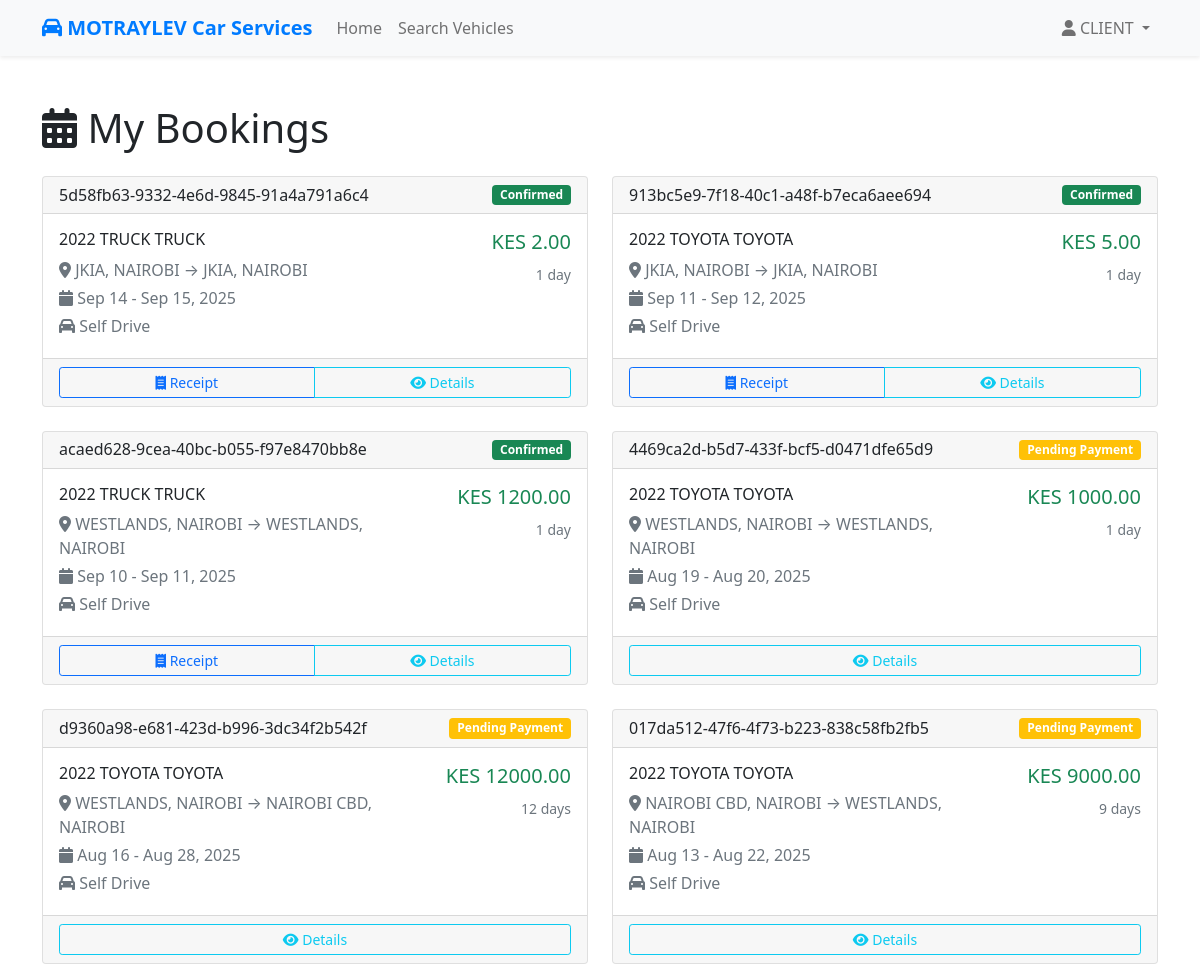
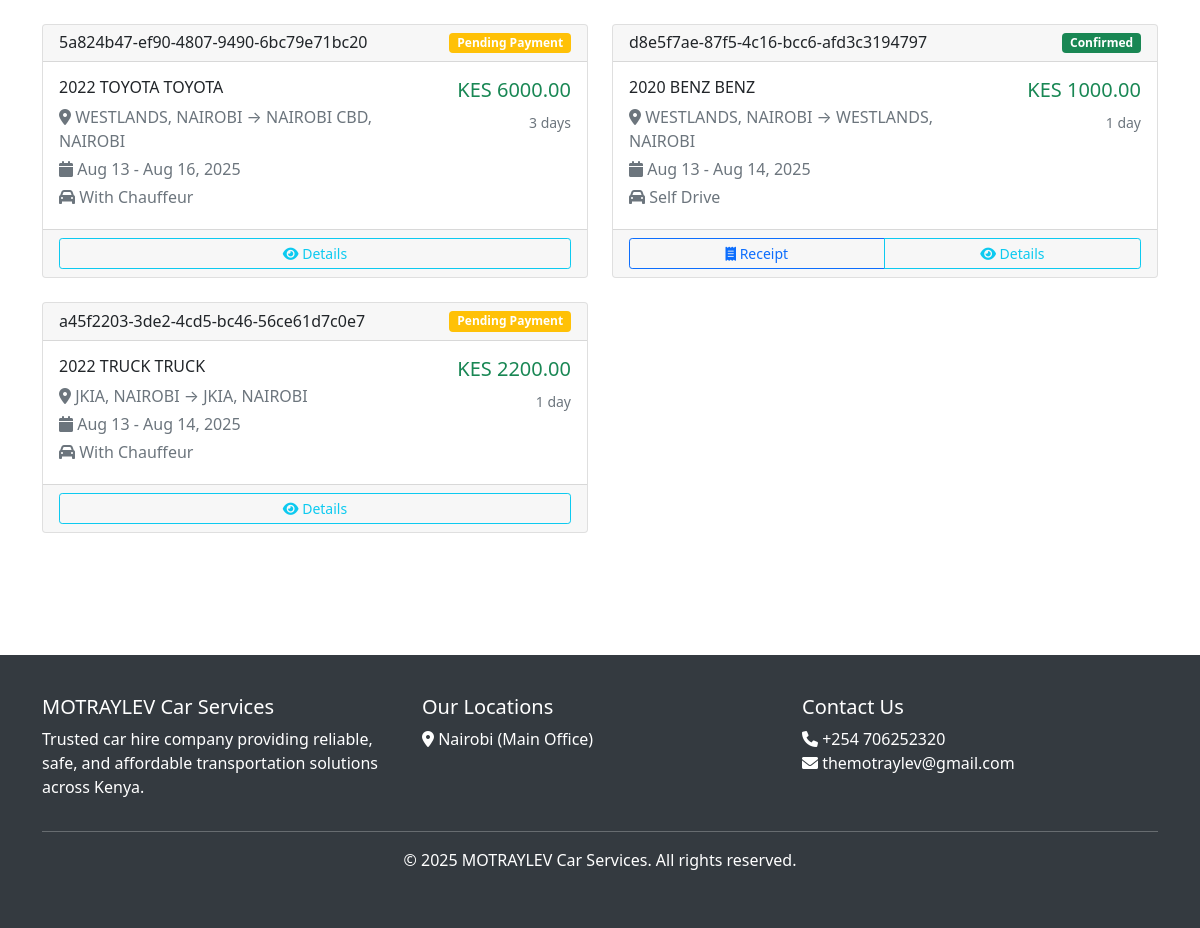
Page /my-bookings/ (signed in) on the committed database (2 pictures, top to bottom).
### carhire/models.py (models this page shows, shortened)
class User(AbstractUser):
    USER_TYPES = (
        ('client', 'Client'),
        ('owner', 'Vehicle Owner'),
        ('admin', 'Admin'),
    )
    user_type = models.CharField(max_length=10, choices=USER_TYPES, default='client')
    phone_number = models.CharField(max_length=15, blank=True)
    location = models.CharField(max_length=100, blank=True)
    driving_license_number = models.CharField(max_length=50, blank=True)
    license_expiry_date = models.DateField(null=True, blank=True)
    years_of_experience = models.IntegerField(null=True, blank=True)
    class Meta:
        db_table = 'carhire_user'

class Booking(models.Model):
    STATUS_CHOICES = (
        ('pending', 'Pending Payment'),
        ('confirmed', 'Confirmed'),
        ('active', 'Active'),
        ('completed', 'Completed'),
        ('cancelled', 'Cancelled'),
    )
    DRIVE_TYPE_CHOICES = (
        ('self', 'Self Drive'),
        ('chauffeur', 'With Chauffeur'),
    )
    booking_id = models.UUIDField(default=uuid.uuid4, editable=False)
    client = models.ForeignKey(User, on_delete=models.CASCADE, related_name='bookings')
    vehicle = models.ForeignKey(Vehicle, on_delete=models.CASCADE, related_name='bookings')
    pickup_location = models.ForeignKey(Location, on_delete=models.CASCADE, related_name='pickup_bookings')
    dropoff_location = models.ForeignKey(Location, on_delete=models.CASCADE, related_name='dropoff_bookings')
    start_date = models.DateTimeField()
    end_date = models.DateTimeField()
    drive_type = models.CharField(max_length=10, choices=DRIVE_TYPE_CHOICES)
    total_days = models.IntegerField()
    vehicle_cost = models.DecimalField(max_digits=10, decimal_places=2)
    chauffeur_cost = models.DecimalField(max_digits=10, decimal_places=2, default=0)
    total_cost = models.DecimalField(max_digits=10, decimal_places=2)
    status = models.CharField(max_length=10, choices=STATUS_CHOICES, default='pending')
    created_at = models.DateTimeField(auto_now_add=True)
    updated_at = models.DateTimeField(auto_now=True)
    def update_status_if_expired(self):
        if self.status == 'active' and self.is_expired():
            self.status = 'completed'
            self.save(update_fields=['status'])
            self.vehicle.update_availability()

class Vehicle(models.Model):
    CONDITION_CHOICES = (
        ('excellent', 'Excellent'),
        ('good', 'Good'),
        ('fair', 'Fair'),
    )
    CATEGORY_CHOICES = (
        ('sedan', 'Sedan'),
        ('suv', 'SUV'),
        ('hatchback', 'Hatchback'),
        ('pickup', 'Pickup Truck'),
        ('van', 'Van'),
        ('luxury', 'Luxury'),
    )
    APPROVAL_STATUS_CHOICES = (
        ('pending', 'Pending Review'),
        ('approved', 'Approved'),
        ('declined', 'Declined'),
    )
    owner = models.ForeignKey(User, on_delete=models.CASCADE, related_name='vehicles')
    make = models.CharField(max_length=50)
    model = models.CharField(max_length=50)
    year = models.IntegerField(validators=[MinValueValidator(1990), MaxValueValidator(2025)])
    category = models.CharField(max_length=20, choices=CATEGORY_CHOICES)
    condition = models.CharField(max_length=10, choices=CONDITION_CHOICES)
    mileage = models.IntegerField(validators=[MinValueValidator(0)])
    daily_rate = models.DecimalField(max_digits=10, decimal_places=2)
    photo = CloudinaryField(
        'vehicle_photo',  # Public ID prefix for Cloudinary
        folder='vehicles/',  # Organizes files in Cloudinary
        blank=True,
        null=True,  # Optional: Allow null in DB if photo not required
        transformation={'quality': 'auto:good'},  # Auto-optimize images
        format='jpg'  # Convert to JPG by default
    )
    description = models.TextField(blank=True)
    is_approved = models.BooleanField(default=False)
    approval_status = models.CharField(max_length=10, choices=APPROVAL_STATUS_CHOICES, default='pending')
    admin_notes = models.TextField(blank=True, help_text="Admin notes for approval/decline")
    reviewed_by = models.ForeignKey(User, on_delete=models.SET_NULL, null=True, blank=True, related_name='reviewed_vehicles')
    reviewed_at = models.DateTimeField(null=True, blank=True)
    is_available = models.BooleanField(default=True)
    created_at = models.DateTimeField(auto_now_add=True)
    def __str__(self):
        return f"{self.year} {self.make} {self.model}"

class Location(models.Model):
    name = models.CharField(max_length=100)
    city = models.CharField(max_length=50)
    is_active = models.BooleanField(default=True)
    def __str__(self):
        return f"{self.name}, {self.city}"

### carhire/views.py (the view)
# urls.py: path('my-bookings/', views.my_bookings, name='my_bookings'),
@login_required
def my_bookings(request):
    if request.user.user_type == 'client':
        bookings = Booking.objects.filter(client=request.user).order_by('-created_at')
    elif request.user.user_type == 'owner':
        bookings = Booking.objects.filter(vehicle__owner=request.user).order_by('-created_at')
    else:
        bookings = Booking.objects.all().order_by('-created_at')
    for booking in bookings:
        booking.update_status_if_expired()
    paginator = Paginator(bookings, 10)
    page_number = request.GET.get('page')
    page_obj = paginator.get_page(page_number)
    return render(request, 'carhire/my_bookings.html', {'page_obj': page_obj})

### templates/carhire/my_bookings.html (shortened to what this page needs)
{% extends 'base.html' %}
{% block content %}
<div class="container py-5">
    <h1 class="mb-4">
        <i class="fas fa-calendar-alt"></i>
        {% if user.user_type == 'client' %}My Bookings{% else %}Vehicle Bookings{% endif %}
    </h1>
    {% if page_obj %}
        <div class="row">
            {% for booking in page_obj %}
                <div class="col-lg-6 mb-4">
                    <div class="card">
                        <div class="card-header d-flex justify-content-between align-items-center">
                            <h6 class="mb-0">{{ booking.booking_id }}</h6>
                            <span class="badge bg-{% if booking.status == 'confirmed' %}success{% elif booking.status == 'pending' %}warning{% elif booking.status == 'completed' %}primary{% elif booking.status == 'active' %}info{% else %}secondary{% endif %}">
                                {{ booking.get_status_display }}
                            </span>
                        </div>
                        <div class="card-body">
                            <div class="row">
                                <div class="col-md-8">
                                    <h6>{{ booking.vehicle }}</h6>
                                    <p class="text-muted mb-1">
                                        <i class="fas fa-map-marker-alt"></i>
                                        {{ booking.pickup_location }} → {{ booking.dropoff_location }}
                                    </p>
                                    <p class="text-muted mb-1">
                                        <i class="fas fa-calendar"></i>
                                        {{ booking.start_date|date:"M d" }} - {{ booking.end_date|date:"M d, Y" }}
                                    </p>
                                    <p class="text-muted mb-1">
                                        <i class="fas fa-car"></i> {{ booking.get_drive_type_display }}
                                    </p>
                                </div>
                                <div class="col-md-4 text-end">
                                    <h5 class="text-success">KES {{ booking.total_cost }}</h5>
                                    <small class="text-muted">{{ booking.total_days }} day{{ booking.total_days|pluralize }}</small>
                                </div>
                            </div>
                        </div>
                        <div class="card-footer">
                            <div class="btn-group w-100" role="group">
                                {% if booking.status == 'confirmed' and user.user_type == 'client' %}
                                    <a href="{% url 'booking_receipt' booking.booking_id %}" class="btn btn-outline-primary btn-sm">
                                        <i class="fas fa-receipt"></i> Receipt
                                    </a>
                                {% endif %}
                                <button class="btn btn-outline-info btn-sm" data-bs-toggle="modal" data-bs-target="#bookingModal{{ booking.id }}">
                                    <i class="fas fa-eye"></i> Details
                                </button>
                            </div>
                        </div>
                    </div>
                </div>
            {% endfor %}
        </div>
    {% endif %}
</div>
{% endblock %}

### templates/base.html (shortened to what this page needs)
<!DOCTYPE html>
<html lang="en">
<head>
    <link href="https://cdn.jsdelivr.net/npm/bootstrap@5.1.3/dist/css/bootstrap.min.css" rel="stylesheet">
    <link href="https://cdnjs.cloudflare.com/ajax/libs/font-awesome/6.0.0/css/all.min.css" rel="stylesheet">
</head>
<body>
    <nav class="navbar navbar-expand-lg navbar-light bg-light shadow-sm">
        <div class="container">
            <a class="navbar-brand" href="{% url 'home' %}">
                <i class="fas fa-car"></i> MOTRAYLEV Car Services
            </a>
            <div class="collapse navbar-collapse" id="navbarNav">
                <ul class="navbar-nav me-auto">
                    <li class="nav-item">
                        <a class="nav-link" href="{% url 'home' %}">Home</a>
                    </li>
                    <li class="nav-item">
                        <a class="nav-link" href="{% url 'search_vehicles' %}">Search Vehicles</a>
                    </li>
                </ul>
                <ul class="navbar-nav">
                    {% if user.is_authenticated %}
                        <li class="nav-item dropdown">
                            <a class="nav-link dropdown-toggle" href="#" id="navbarDropdown" role="button" data-bs-toggle="dropdown">
                                <i class="fas fa-user"></i> {{ user.username }}
                            </a>
                        </li>
                    {% endif %}
                </ul>
            </div>
        </div>
    </nav>
    <main>
        {% block content %}
        {% endblock %}
    </main>
    <footer class="footer">
        <div class="container">
            <div class="row">
                <div class="col-md-4">
                    <h5>MOTRAYLEV Car Services</h5>
                    <p>Trusted car hire company providing reliable, safe, and affordable transportation solutions across Kenya.</p>
                </div>
                <div class="col-md-4">
                    <h5>Our Locations</h5>
                    <ul class="list-unstyled">
                        <li><i class="fas fa-map-marker-alt"></i> Nairobi (Main Office)</li>
                    </ul>
                </div>
                <div class="col-md-4">
                    <h5>Contact Us</h5>
                    <ul class="list-unstyled">
                        <li><i class="fas fa-phone"></i> +254 706252320</li>
                        <li><i class="fas fa-envelope"></i> themotraylev@gmail.com</li>
                    </ul>
                </div>
            </div>
            <hr>
            <div class="text-center">
                <p>&copy; 2025 MOTRAYLEV Car Services. All rights reserved.</p>
            </div>
        </div>
    </footer>
</body>
</html>

### templates/base.html (style rules this page uses)
.navbar-brand { font-weight: bold; color: #007bff !important; }
.footer { background-color: #343a40; color: white; padding: 40px 0; margin-top: 50px; }

### rows in the picture
User: username "CLIENT"
Booking: booking_id "5d58fb63-9332-4e6d-9845-91a4a791a6c4", status "Confirmed", vehicle "2022 TRUCK TRUCK", pickup_location "JKIA, NAIROBI", dropoff_location "JKIA, NAIROBI", start_date "Sep 14", end_date "Sep 15, 2025", drive_type "Self Drive", total_cost "2.00", total_days "1", shows "Receipt"
Booking: booking_id "913bc5e9-7f18-40c1-a48f-b7eca6aee694", status "Confirmed", vehicle "2022 TOYOTA TOYOTA", pickup_location "JKIA, NAIROBI", dropoff_location "JKIA, NAIROBI", start_date "Sep 11", end_date "Sep 12, 2025", drive_type "Self Drive", total_cost "5.00", total_days "1", shows "Receipt"
Booking: booking_id "acaed628-9cea-40bc-b055-f97e8470bb8e", status "Confirmed", vehicle "2022 TRUCK TRUCK", pickup_location "WESTLANDS, NAIROBI", dropoff_location "WESTLANDS, NAIROBI", start_date "Sep 10", end_date "Sep 11, 2025", drive_type "Self Drive", total_cost "1200.00", total_days "1", shows "Receipt"
Booking: booking_id "4469ca2d-b5d7-433f-bcf5-d0471dfe65d9", status "Pending Payment", vehicle "2022 TOYOTA TOYOTA", pickup_location "WESTLANDS, NAIROBI", dropoff_location "WESTLANDS, NAIROBI", start_date "Aug 19", end_date "Aug 20, 2025", drive_type "Self Drive", total_cost "1000.00", total_days "1"
Booking: booking_id "d9360a98-e681-423d-b996-3dc34f2b542f", status "Pending Payment", vehicle "2022 TOYOTA TOYOTA", pickup_location "WESTLANDS, NAIROBI", dropoff_location "NAIROBI CBD, NAIROBI", start_date "Aug 16", end_date "Aug 28, 2025", drive_type "Self Drive", total_cost "12000.00", total_days "12"
Booking: booking_id "017da512-47f6-4f73-b223-838c58fb2fb5", status "Pending Payment", vehicle "2022 TOYOTA TOYOTA", pickup_location "NAIROBI CBD, NAIROBI", dropoff_location "WESTLANDS, NAIROBI", start_date "Aug 13", end_date "Aug 22, 2025", drive_type "Self Drive", total_cost "9000.00", total_days "9"
Booking: booking_id "5a824b47-ef90-4807-9490-6bc79e71bc20", status "Pending Payment", vehicle "2022 TOYOTA TOYOTA", pickup_location "WESTLANDS, NAIROBI", dropoff_location "NAIROBI CBD, NAIROBI", start_date "Aug 13", end_date "Aug 16, 2025", drive_type "With Chauffeur", total_cost "6000.00", total_days "3"
Booking: booking_id "d8e5f7ae-87f5-4c16-bcc6-afd3c3194797", status "Confirmed", vehicle "2020 BENZ BENZ", pickup_location "WESTLANDS, NAIROBI", dropoff_location "WESTLANDS, NAIROBI", start_date "Aug 13", end_date "Aug 14, 2025", drive_type "Self Drive", total_cost "1000.00", total_days "1", shows "Receipt"
Booking: booking_id "a45f2203-3de2-4cd5-bc46-56ce61d7c0e7", status "Pending Payment", vehicle "2022 TRUCK TRUCK", pickup_location "JKIA, NAIROBI", dropoff_location "JKIA, NAIROBI", start_date "Aug 13", end_date "Aug 14, 2025", drive_type "With Chauffeur", total_cost "2200.00", total_days "1"
